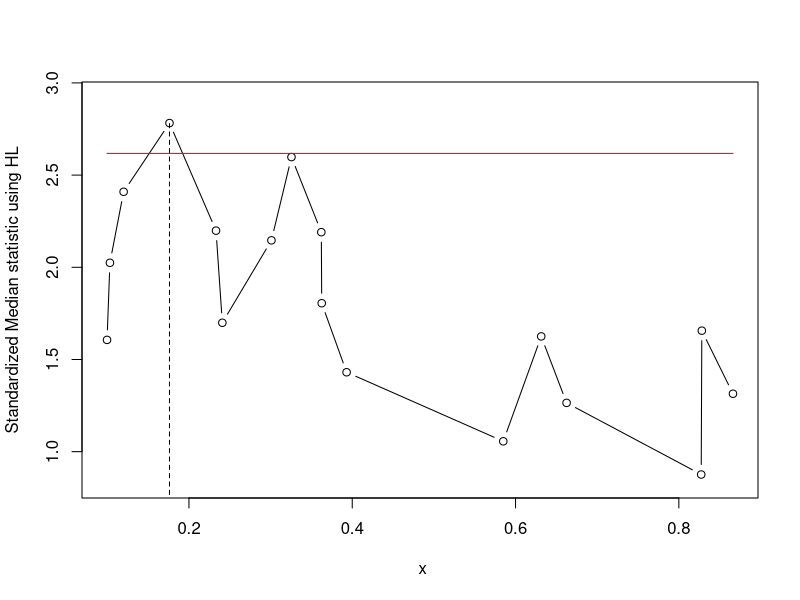

Reproduce this figure in R.
library(maxstat)


### Name: plot.maxtest
### Title: Print and Plot Standardized Statistics
### Aliases: plot.maxtest print.maxtest plot.mmaxtest print.mmaxtest
### Keywords: htest

### ** Examples


set.seed(29)

x <- sort(runif(20))
y <- rbinom(20, 1, 0.5)
mydata <- data.frame(c(x,y))

mod <- maxstat.test(y ~ x, data=mydata, smethod="Median", 
                    pmethod="HL", alpha=0.05)
print(mod)
plot(mod)
